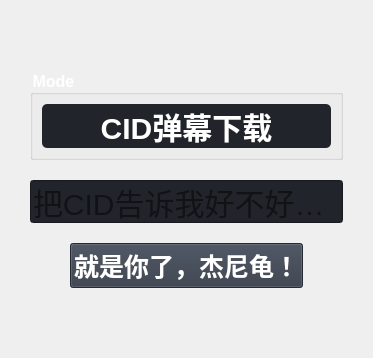
                     <widget class="QWidget" name="page_cid">
                      <layout class="QVBoxLayout" name="verticalLayout" stretch="1,2,1,3,1">
                       <property name="spacing">
                        <number>20</number>
                       </property>
                       <property name="leftMargin">
                        <number>30</number>
                       </property>
                       <property name="topMargin">
                        <number>30</number>
                       </property>
                       <property name="rightMargin">
                        <number>30</number>
                       </property>
                       <property name="bottomMargin">
                        <number>30</number>
                       </property>
                       <item>
                        <spacer name="verticalSpacer">
                         <property name="orientation">
                          <enum>Qt::Vertical</enum>
                         </property>
                         <property name="sizeHint" stdset="0">
                          <size>
                           <width>20</width>
                           <height>40</height>
                          </size>
                         </property>
                        </spacer>
                       </item>
                       <item>
                        <widget class="QGroupBox" name="groupBox">
                         <property name="sizePolicy">
                          <sizepolicy hsizetype="Preferred" vsizetype="Fixed">
                           <horstretch>0</horstretch>
                           <verstretch>0</verstretch>
                          </sizepolicy>
                         </property>
                         <property name="styleSheet">
                          <string notr="true">color:white;
font-weight: bold;
font-size:16px;</string>
                         </property>
                         <property name="title">
                          <string>Mode</string>
                         </property>
                         <layout class="QVBoxLayout" name="verticalLayout_5">
                          <item>
                           <widget class="QLabel" name="cid_name">
                            <property name="styleSheet">
                             <string notr="true">font-size:30px;
font-weight:bold;
color:white;
border-radius: 5px;background-color: rgb(33, 37, 43);</string>
                            </property>
                            <property name="text">
                             <string>CID弹幕下载</string>
                            </property>
                            <property name="alignment">
                             <set>Qt::AlignCenter</set>
                            </property>
                           </widget>
                          </item>
                         </layout>
                        </widget>
                       </item>
                       <item>
                        <widget class="QLineEdit" name="cid_input">
                         <property name="sizePolicy">
                          <sizepolicy hsizetype="Expanding" vsizetype="Fixed">
                           <horstretch>0</horstretch>
                           <verstretch>0</verstretch>
                          </sizepolicy>
                         </property>
                         <property name="font">
                          <font>
                           <family>Microsoft YaHei UI</family>
                           <pointsize>-1</pointsize>
                           <italic>false</italic>
                           <bold>false</bold>
                          </font>
                         </property>
                         <property name="styleSheet">
                          <string notr="true">background-color: rgb(33, 37, 43);font-size:30px;</string>
                         </property>
                         <property name="placeholderText">
                          <string>把CID告诉我好不好啦~</string>
                         </property>
                        </widget>
                       </item>
                       <item>
                        <layout class="QHBoxLayout" name="horizontalLayout_6" stretch="2,1,2">
                         <property name="spacing">
                          <number>10</number>
                         </property>
                         <item>
                          <spacer name="horizontalSpacer_2">
                           <property name="orientation">
                            <enum>Qt::Horizontal</enum>
                           </property>
                           <property name="sizeHint" stdset="0">
                            <size>
                             <width>40</width>
                             <height>20</height>
                            </size>
                           </property>
                          </spacer>
                         </item>
                         <item>
                          <widget class="QPushButton" name="cid_ensure">
                           <property name="sizePolicy">
                            <sizepolicy hsizetype="Fixed" vsizetype="Fixed">
                             <horstretch>0</horstretch>
                             <verstretch>0</verstretch>
                            </sizepolicy>
                           </property>
                           <property name="styleSheet">
                            <string notr="true">font-size: 25px;
color : white;
font-weight:bold;
background-color: rgb(52, 59, 72);</string>
                           </property>
                           <property name="text">
                            <string>就是你了，杰尼龟！</string>
                           </property>
                          </widget>
                         </item>
                         <item>
                          <spacer name="horizontalSpacer">
                           <property name="orientation">
                            <enum>Qt::Horizontal</enum>
                           </property>
                           <property name="sizeHint" stdset="0">
                            <size>
                             <width>40</width>
                             <height>20</height>
                            </size>
                           </property>
                          </spacer>
                         </item>
                        </layout>
                       </item>
                       <item>
                        <spacer name="verticalSpacer_2">
                         <property name="orientation">
                          <enum>Qt::Vertical</enum>
                         </property>
                         <property name="sizeHint" stdset="0">
                          <size>
                           <width>20</width>
                           <height>40</height>
                          </size>
                         </property>
                        </spacer>
                       </item>
                      </layout>
                     </widget>
